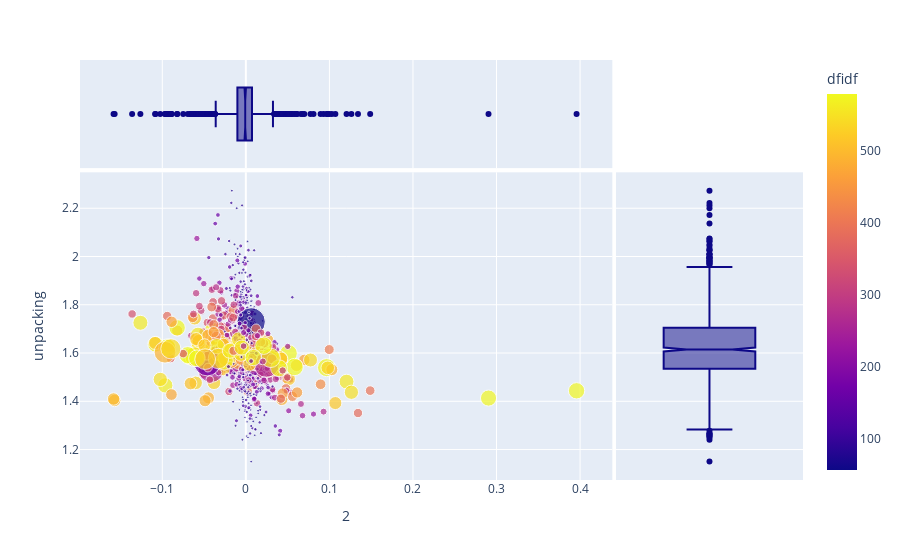

Notebook code cell kept with this figure:
### Code cell
px.scatter(collapsed_term_rater_scores, '2', 'unpacking', hover_name='term_str', 
           size='df', color='dfidf',
           marginal_x='box', marginal_y='box', height=1000)

### Figure 1 — Plotly figure (JSON) as saved in the notebook; plotly's stock layout.template omitted (floating-point values rounded to 4 significant figures; data arrays with more than 128 entries replaced by an {"elided": "..."} marker saying what was removed)
{"data": [{"hovertemplate": "<b>%{hovertext}</b><br><br>2=%{x}<br>unpacking=%{y}<br>df=%{marker.size}<br>dfidf=%{marker.color}<extra></extra>", "hovertext": {"elided": "1000 str values"}, "legendgroup": "", "marker": {"color": {"elided": "1000 float values"}, "coloraxis": "coloraxis", "size": {"elided": "1000 int values"}, "sizemode": "area", "sizeref": 2.728, "symbol": "circle"}, "mode": "markers", "name": "", "orientation": "v", "showlegend": false, "type": "scatter", "x": {"elided": "1000 float values"}, "xaxis": "x", "y": {"elided": "1000 float values"}, "yaxis": "y"}, {"alignmentgroup": "True", "hovertemplate": "<b>%{hovertext}</b><br><br>2=%{x}<extra></extra>", "hovertext": {"elided": "1000 str values"}, "legendgroup": "", "marker": {"color": "#0d0887", "symbol": "circle"}, "name": "", "notched": true, "offsetgroup": "", "showlegend": false, "type": "box", "x": {"elided": "1000 float values"}, "xaxis": "x3", "yaxis": "y3"}, {"alignmentgroup": "True", "hovertemplate": "<b>%{hovertext}</b><br><br>unpacking=%{y}<extra></extra>", "hovertext": {"elided": "1000 str values"}, "legendgroup": "", "marker": {"color": "#0d0887", "symbol": "circle"}, "name": "", "notched": true, "offsetgroup": "", "showlegend": false, "type": "box", "xaxis": "x2", "y": {"elided": "1000 float values"}, "yaxis": "y2"}], "layout": {"autosize": true, "coloraxis": {"colorbar": {"title": {"text": "dfidf"}}, "colorscale": [[0, "#0d0887"], [0.1111, "#46039f"], [0.2222, "#7201a8"], [0.3333, "#9c179e"], [0.4444, "#bd3786"], [0.5556, "#d8576b"], [0.6667, "#ed7953"], [0.7778, "#fb9f3a"], [0.8889, "#fdca26"], [1, "#f0f921"]]}, "legend": {"itemsizing": "constant", "tracegroupgap": 0}, "margin": {"t": 60}, "xaxis": {"anchor": "y", "autorange": true, "domain": [0, 0.7363], "range": [-0.1963, 0.4358], "title": {"text": "2"}, "type": "linear"}, "xaxis2": {"anchor": "y2", "autorange": true, "domain": [0.7413, 1], "matches": "x2", "range": [-0.5, 0.5], "showgrid": false, "showline": false, "showticklabels": false, "ticks": "", "type": "category"}, "xaxis3": {"anchor": "y3", "autorange": true, "domain": [0, 0.7363], "matches": "x", "range": [-0.1963, 0.4358], "showgrid": true, "showticklabels": false, "type": "linear"}, "xaxis4": {"anchor": "y4", "domain": [0.7413, 1], "matches": "x2", "showgrid": false, "showline": false, "showticklabels": false, "ticks": ""}, "yaxis": {"anchor": "x", "autorange": true, "domain": [0, 0.7326], "range": [1.081, 2.342], "title": {"text": "unpacking"}, "type": "linear"}, "yaxis2": {"anchor": "x2", "autorange": true, "domain": [0, 0.7326], "matches": "y", "range": [1.081, 2.342], "showgrid": true, "showticklabels": false, "type": "linear"}, "yaxis3": {"anchor": "x3", "autorange": true, "domain": [0.7426, 1], "matches": "y3", "range": [-0.5, 0.5], "showgrid": false, "showline": false, "showticklabels": false, "ticks": "", "type": "category"}, "yaxis4": {"anchor": "x4", "domain": [0.7426, 1], "matches": "y3", "showgrid": true, "showline": false, "showticklabels": false, "ticks": ""}}}
